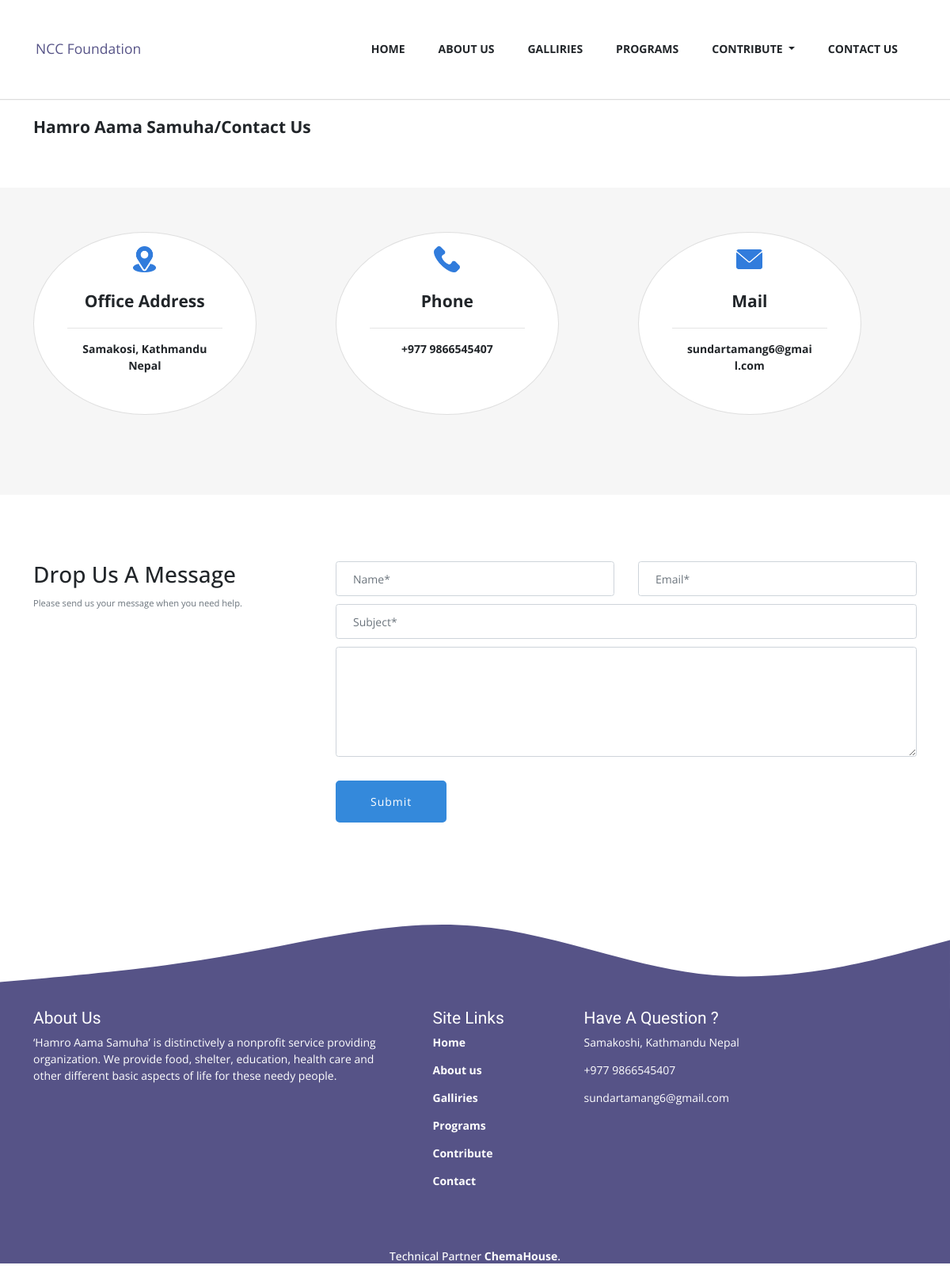
The page /contact-us/ on the database its author committed.
### core/models.py (models this page shows, shortened)
class Contact(models.Model):
    icon      = models.ImageField(upload_to='pics/%Y/%m/%d/')
    title      = models.CharField(max_length=250)
    sub_title  = models.CharField(max_length=100,blank=True,null=True)
    class Meta:
        verbose_name_plural = "Contacts"

### core/views.py (the view)
# urls.py: path('contact-us/', ContactUsView, name='contact-us'),
def ContactUsView(request):
    contactList = Contact.objects.all()
    context     = {
        'contactList' : contactList,
    }
    return render(request,'contactus.html',context)

### template/contactus.html (shortened to what this page needs)
{% extends 'base.html' %}
{% load staticfiles %}
{% block body %}
<div class="page_wraper">
    <hr />
    <div class="px-5 site_viewer">
        <div class="py-4">
            <h4 class="font-weight-bold">Hamro Aama Samuha/Contact us</h4>
        </div>
    </div>
    <div class="px-5 contact_us_wrapper">
        <div class="row contact py-5">
            {% for contacts in contactList%}
            <div class="col-lg-4 col-md-4 col-sm-12 my-3 w-100">
                <div class="card p-5 card_container">
                    <div class="d-flex justify-content-center">
                        <img class="card-img-top fluid" src="{{contacts.icon.url}}" alt="contactIcon">
                    </div>
                    <h4 class="text-center pt-3 font-weight-bold">{{contacts.title}}</h4>
                    <hr />
                    <div class="card-body">
                        <p class="card-text text-center font-weight-bold">
                            {{contacts.sub_title}}
                        </p>
                    </div>
                </div>
            </div>
            {% endfor %}
        </div>
    </div>
</div>
<div class="px-5 py-5 mt-5 contact_us_wrapper2">
    <div class="row">
        <div class="col-lg-4 col-md-4 col-sm-12 pb-3">
            <h2>Drop Us a Message</h2>
            <small class="text-muted">Please send us your message when you need help.</small>
        </div>
        <div class="col-lg-8 col-md-8 col-sm-12">
            <form method="post" id="form">
                <div class="row">
                    <div class="col-lg-6 col-md-6 col-sm-6" style="padding-bottom: 10px;">
                        <input class="form-control p-4" name="fullname" id="fullname" placeholder="Name*" type="text"
                            required autofocus />
                    </div>
                    <div class="col-lg-6 col-md-6 col-sm-6" style="padding-bottom: 10px;">
                        <input class="form-control p-4" name="email" id="email" placeholder="Email*" type="text"
                            required />
                    </div>
                </div>
                <div class="row">
                    <div class="col-lg-12 col-md-12 col-sm-12" style="padding-bottom: 10px;">
                        <input class="form-control p-4" name="subject" id="subject" placeholder="Subject*" type="text"
                            required />
                    </div>
                </div>
                <div class="row">
                    <div class="col-lg-12 col-md-12 col-sm-12">
                        <textarea style="resize:vertical;" name="message" class="form-control" placeholder="Message*..."
                            rows="6" id="message" required>
                        </textarea>
                    </div>
                </div>
                <div class="panel-footer">
                    <button class="btn px-5 py-3 float-left">Submit</button>
                </div>
            </form>
        </div>
    </div>
</div>
{% endblock %}

### static/css/style.css (style rules this page uses)
* { padding: 0px; margin: 0px; box-sizing: border-box; }
html, body { font-family: 'Open Sans', sans-serif; font-size: 14px; width: 100%; overflow-x: hidden; }
.about_us_section .about_card .card-body h5, h4, h2 { font-family: 'Coiny', cursive; text-transform: capitalize; }

### static/css/main.css (style rules this page uses)
.page_wraper { height: auto; min-height: 500px; margin-top: 125px; background-color: #f6f6f6; }
.page_wraper .site_viewer { height: auto; min-height: 110px; background-color: #fff; margin-top: -13px; }
.page_wraper h1, h2, h3, h4, h5 { font-family: 'Open Sans', sans-serif; text-transform: capitalize; }
.contact_us_wrapper .contact .card { border-radius: 50%; width: 80%; height: 85%; padding: 30px; }
.contact_us_wrapper .contact .card .card-body { margin-top: -17px; padding-bottom: 50px; }
.contact_us_wrapper .contact .card img { height: 53px; width: 53px; padding: 10px; margin-top: -35px; }
.contact_us_wrapper2 button { letter-spacing: 1px; margin-top: 30px; display: inline-block; border: 2px solid #3489db; text-decoration: none; background: #3489db; color: #fff; border-radius: 5px; }

### rows shown on the page
Contact: icon (picture), title "Office Address", sub_title "Samakosi, Kathmandu Nepal"
Contact: icon (picture), title "Phone", sub_title "+977 9866545407"
Contact: icon (picture), title "Mail", sub_title "sundartamang6@gmail.com"
